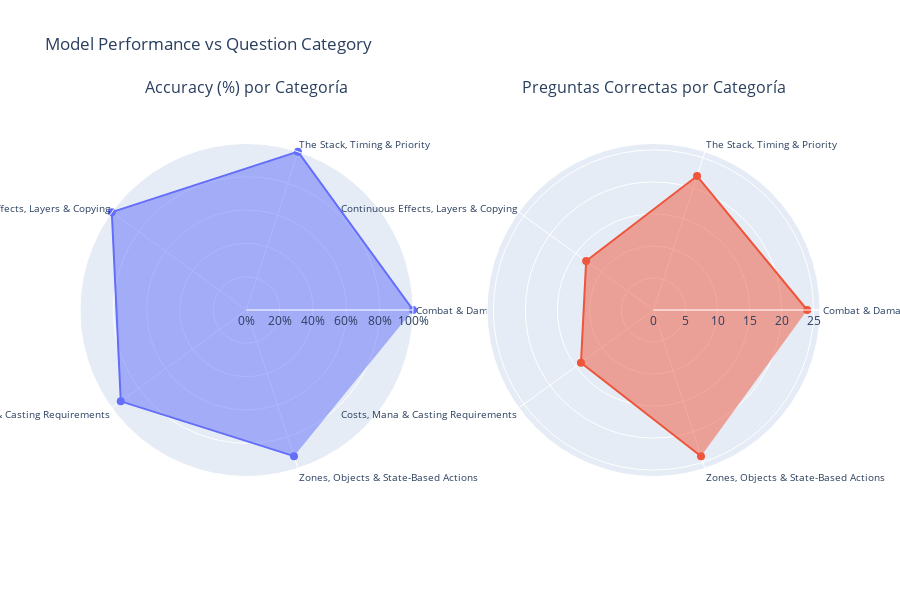

Notebook code for this chart:
### Code cell
categories = accuracy_cat['category']

fig = make_subplots(
    rows=1,
    cols=2,
    specs=[[{'type': 'polar'}, {'type': 'polar'}]],
    subplot_titles=[
        "Accuracy (%) por Categoría",
        "Preguntas Correctas por Categoría"
    ]
)

# --- Radar 1: Accuracy en porcentaje ---
fig.add_trace(
    go.Scatterpolar(
        r=accuracy_cat['accuracy'] * 100,
        theta=categories,
        fill='toself',
        name='Accuracy (%)',
        line=dict(color='#636EFA'),
        marker=dict(size=8)
    ),
    row=1,
    col=1
)

# --- Radar 2: Conteo absoluto ---
fig.add_trace(
    go.Scatterpolar(
        r=accuracy_cat['count_correct'],
        theta=categories,
        fill='toself',
        name='Conteo',
        line=dict(color='#EF553B'),
        marker=dict(size=8)
    ),
    row=1,
    col=2
)

# --- Layout ---
fig.update_layout(
    title = "Model Performance vs Question Category",
    showlegend=False,
    height=600,
    width=900,
    polar=dict(
        radialaxis=dict(
            visible=True,
            range=[0, 100],
            ticksuffix="%",
            
        ),
        angularaxis=dict(
            tickfont=dict(size=10)  
        )
    ),
    polar2=dict(
        radialaxis=dict(
            visible=True,
            range=[0, max(accuracy_cat['count'])]
        ),
        angularaxis=dict(
            tickfont=dict(size=10)  
        )
    )
)

fig.show()

### Figure 1 — Plotly figure (JSON) as saved in the notebook; plotly's stock layout.template omitted (floating-point values rounded to 4 significant figures)
{"data": [{"fill": "toself", "line": {"color": "#636EFA"}, "marker": {"size": 8}, "name": "Accuracy (%)", "r": [100.0, 100.0, 100.0, 93.33, 92.31], "subplot": "polar", "theta": ["Combat & Damage Mechanics", "The Stack, Timing & Priority", "Continuous Effects, Layers & Copying", "Costs, Mana & Casting Requirements", "Zones, Objects & State-Based Actions"], "type": "scatterpolar"}, {"fill": "toself", "line": {"color": "#EF553B"}, "marker": {"size": 8}, "name": "Conteo", "r": [24, 22, 13, 14, 24], "subplot": "polar2", "theta": ["Combat & Damage Mechanics", "The Stack, Timing & Priority", "Continuous Effects, Layers & Copying", "Costs, Mana & Casting Requirements", "Zones, Objects & State-Based Actions"], "type": "scatterpolar"}], "layout": {"annotations": [{"font": {"size": 16}, "showarrow": false, "text": "Accuracy (%) por Categoría", "x": 0.225, "xanchor": "center", "xref": "paper", "y": 1, "yanchor": "bottom", "yref": "paper"}, {"font": {"size": 16}, "showarrow": false, "text": "Preguntas Correctas por Categoría", "x": 0.775, "xanchor": "center", "xref": "paper", "y": 1, "yanchor": "bottom", "yref": "paper"}], "height": 600, "polar": {"angularaxis": {"tickfont": {"size": 10}}, "domain": {"x": [0, 0.45], "y": [0, 1]}, "radialaxis": {"range": [0, 100], "ticksuffix": "%", "visible": true}}, "polar2": {"angularaxis": {"tickfont": {"size": 10}}, "domain": {"x": [0.55, 1], "y": [0, 1]}, "radialaxis": {"range": [0, 26], "visible": true}}, "showlegend": false, "title": {"text": "Model Performance vs Question Category"}, "width": 900}}
